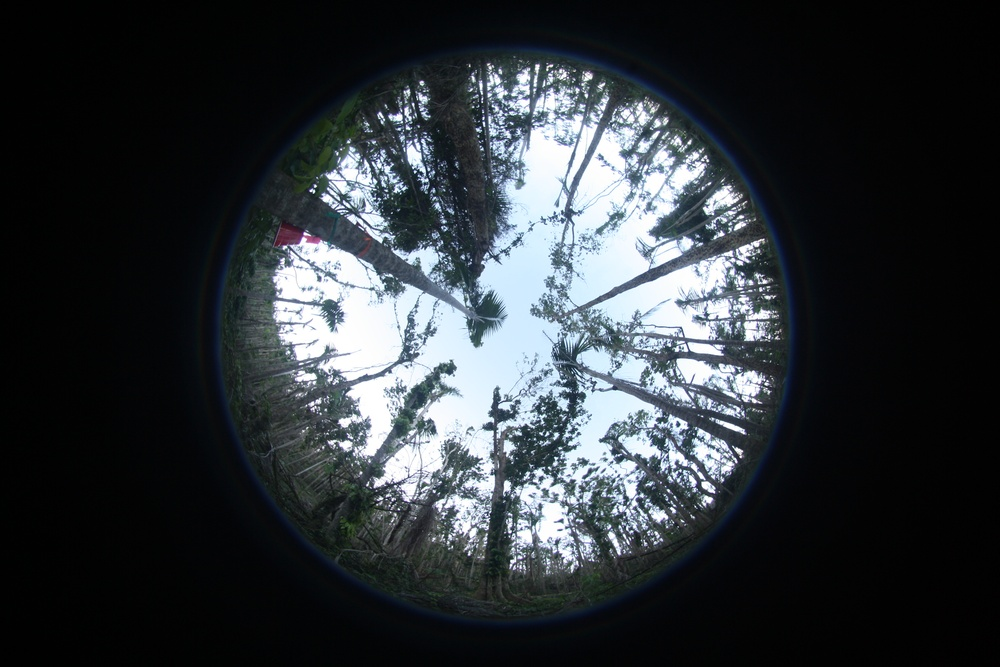
#> input picture Sample Photos/Sample_Photo.JPG, 1000 x 667 px, shrunk from 3888 x 2592 before the run; its folder holds only this picture in this run
$ jupyter execute paired-programming-demo.ipynb
#> lines starting #> are read from the running program, lines starting #| are printed output that depends on the picture; after the words box and inside, x2 and y2 are one past the last pixel; in counts of white or black regions, pixels touching at a corner belong together
# Paired programming demo for Canopy Openness package
Goal: convert existing functions into a class object ImagePrep(), which will help load and process images from user input.

[cell 1]
#Importing packages
import skimage #image manipulation
from skimage import io
from skimage.feature import canny
from skimage.draw import circle_perimeter
from skimage.util import img_as_ubyte
from skimage.filters import threshold_otsu #threshold algorithm
import pathlib #getting pathfiles
import pandas #dataframe manipulation and outputting
import numpy as np #statistical calculations
import glob #helping identify files in pathfiles
import os #finding pathfiles
import natsort #batch loading of files
import matplotlib.pyplot as plt #plots

# add rgb2gray
from skimage.color import rgb2gray # import rgb2gray

#-------------------------------------------------------------------------------------------
#-------------------------------------------------------------------------------------------

# convert functions into one Class object to load and prepare images
class ImagePrep():
    """
    Class object to load image files and convert them to black and white to
    differentiate sky from canopy objects
    """
    def __init__(self, filepath, filename):
        """
        Initialize function by saving inputs and outputs in object
        """
        # store inputs and outputs in __init__
        # created empty strings for a number of self.___ definitions as a temporary placeholder
        # but would suggest finding a better/morespecific placeholder depending on data type of each object


        # inputs
        self.filepath = filepath
        self.filename = filename

        # store outputs from imageLoad
        self.photo_location = ""
        self.photo = ""

        # input for BluePic (uses self.photo from imageLoad)
        # output for BluePic
        self.image = ""

        # input for bwPic (uses self.image from BluePic)
        # output for bwPic
        self.gray_image = ""
        self.th = ""
        self.binary = ""


    #function to load image and plot it
    def imageLoad(self):
        """
        This function takes a filepath and filename of an image and loads
        that image and returns it and plots it
        PARAMETERS
        filepath - where image is stored (a directory)
        filename - name of image (with jpg, png ending)
        """
        #uploading photo based on given path and image name
        self.photo_location = os.path.join(self.filepath, self.filename)
        #reading image file using io.imread from skimage
        self.photo = io.imread(self.photo_location)
#> self.photo is the input picture: shape (667, 1000, 3); mean R, G, B 48.8, 53.9, 58
        #plot photo
        plt.imshow(self.photo)
        #return photo
        return self.photo

    #function to convert image to blue channel
    def BluePic(self):
        """
        This function converts a loaded image into just the blue from RGB channel.
        Outputs image file with just blue channel and plots it

        PARAMETERS
        input - image file
        """
        #setting only blue channel by setting R and G (0 and 1 indexed in numpy array of image file) to 0

        self.image = self.photo

        self.image[:,:,0] = 0
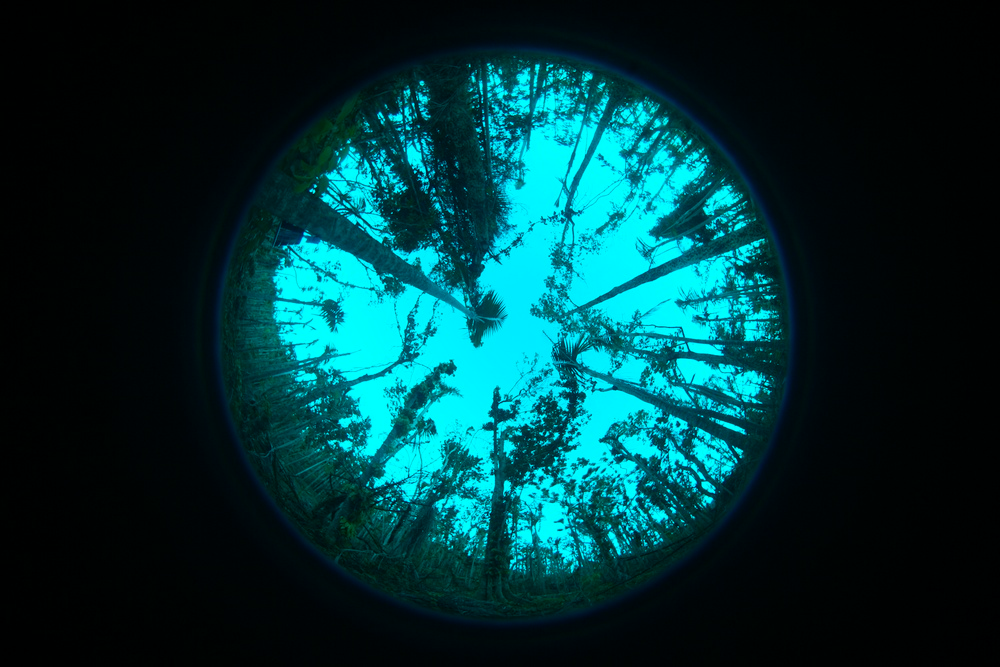
#> self.image: shape (667, 1000, 3); mean R, G, B 0, 53.9, 58
        self.image[:,:,1] = 0
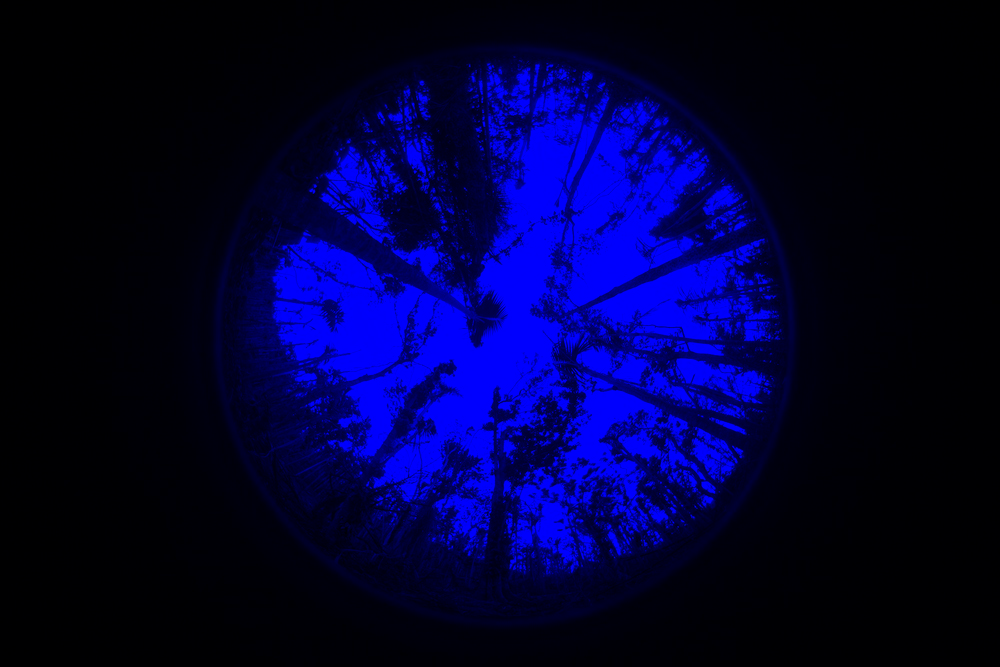
#> self.image: shape (667, 1000, 3); mean R, G, B 0, 0, 58
        #plot photo
        plt.imshow(self.image)
        #return photo
        return self.image


    #function to turn blue image into thresholded black and white image
    def bwPic(self):
        """
        This function takes an image file as input, converts to greyscale, uses an algorithm
        to threshold, and then converts the photo into binary black and white based on that threshold.
        Outputs a new binary image and plots it

        PARAMETERS
        Inputted image file
        """
        #converting photo to grayscale
        self.gray_image = rgb2gray(self.image)
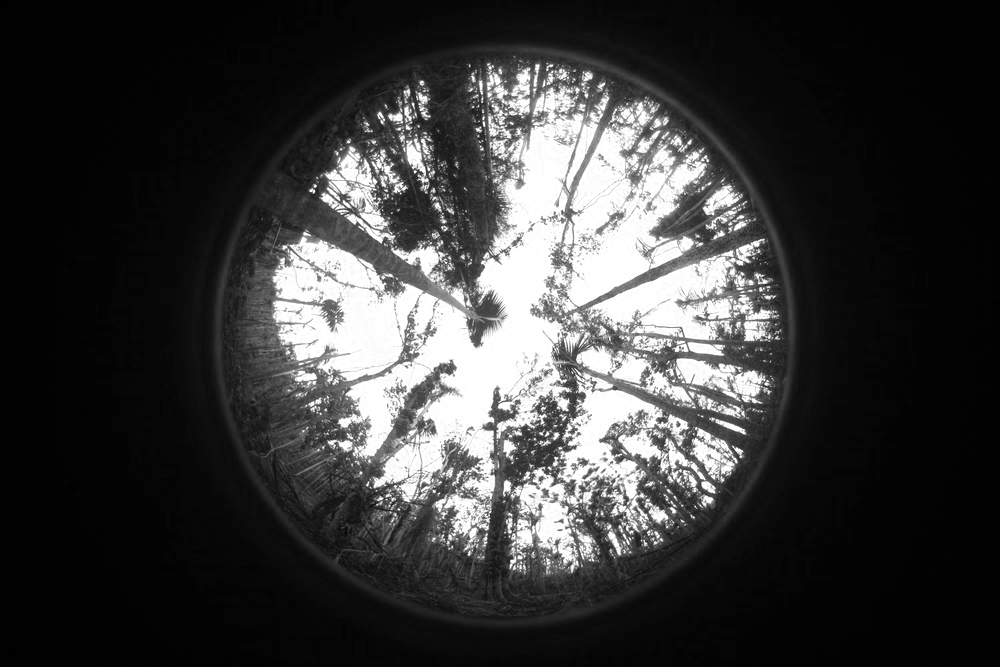
#> self.gray_image: shape (667, 1000) float64; min 0, max 0.0721, mean 0.0164; drawn with min black and max white
        #set threshold based on otsu algorithm (if above threshold, array set to 1, otherwise 0 creating black-and-white)
        self.th = threshold_otsu(self.gray_image)
#> self.th = 0.0339
        #Create new image
        self.binary = self.gray_image > self.th
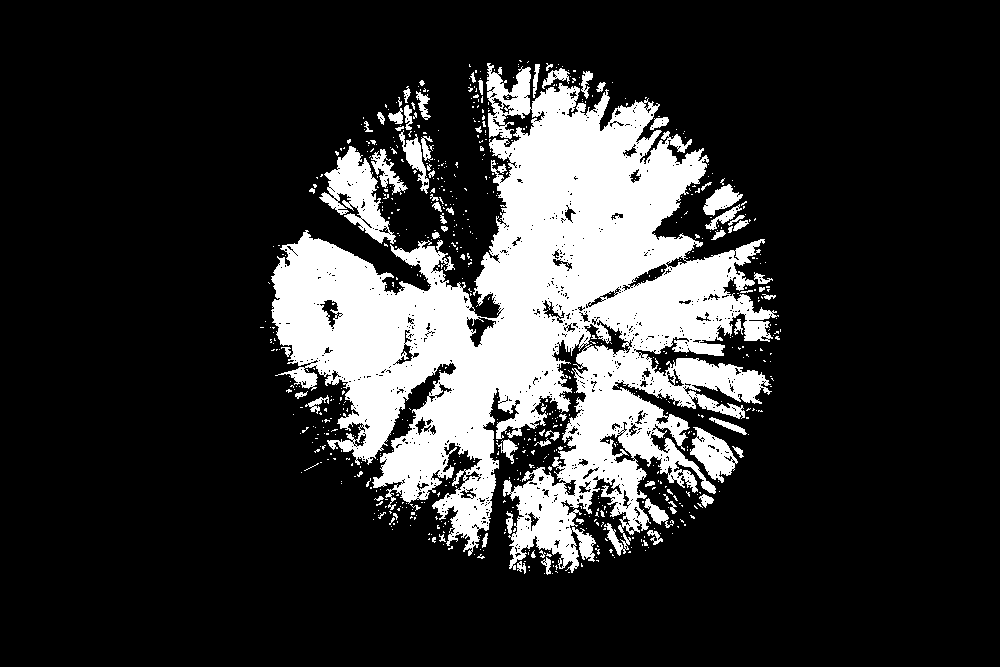
#> self.binary: shape (667, 1000) bool; 19% white; 710 white regions (637 under 20 px), largest, box (x1, y1, x2, y2) and area: (271, 63, 779, 573) 113349, (319, 146, 396, 244) 3084, (690, 427, 738, 483) 1352
        #plots image
        plt.imshow(self.binary,cmap=plt.cm.gray)
        #returns it
        return self.binary
